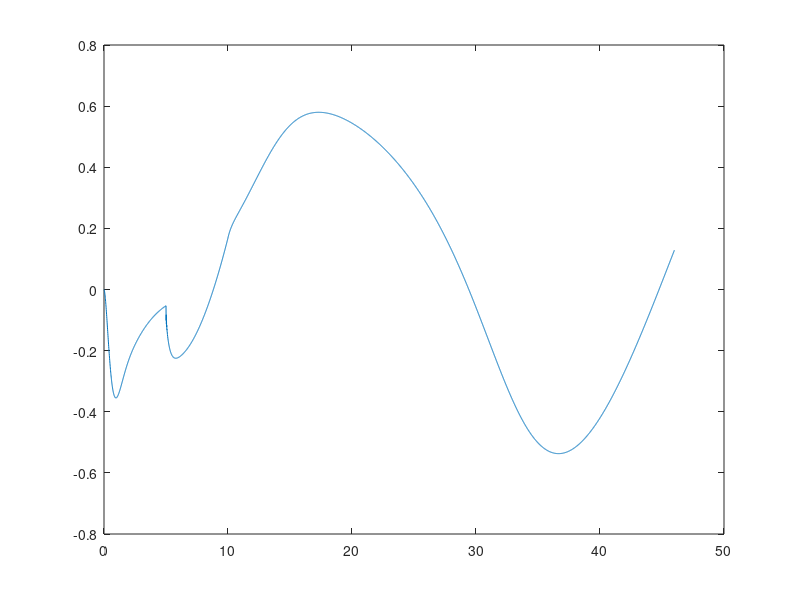
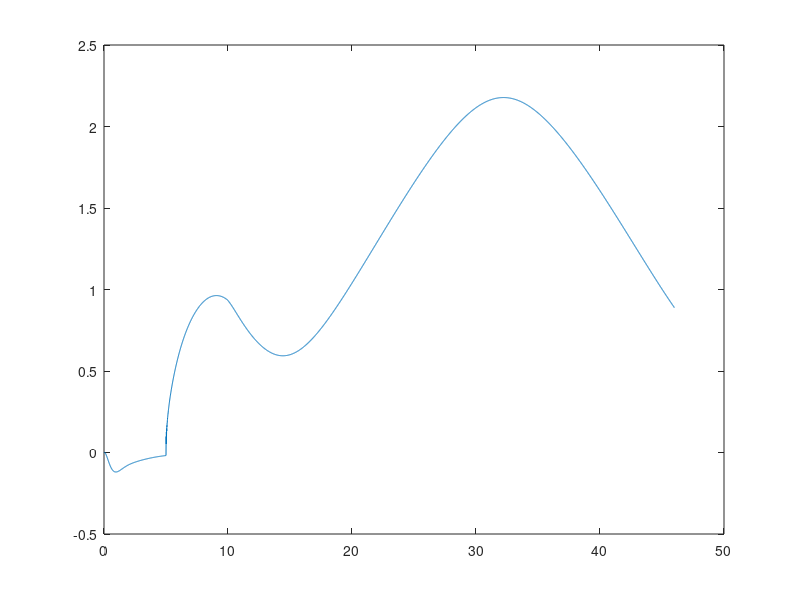
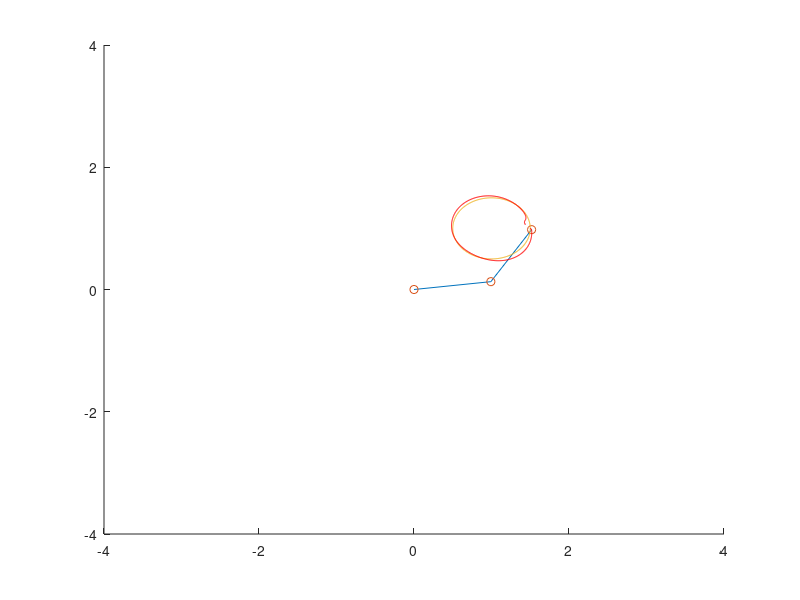

MATLAB code to generate these figures, in order:
clc
clear all
close all

tf0=0;
tfi=46;
dt=.01;

t=tf0:dt:tfi;

b=1;
m1=1;
m2=1;
l1=1;
l2=1;
g=9.81;

T(:,1)=[0;0];
Tp(:,1)=[0;0];
%%%%
r=.5;
cx=1;
cy=1;
ang=0:.1:360;
px0=2;
py0=0;
vx=px0*ones(1,4600);
vy=py0*ones(1,4600);

ry=py0:(cy-py0)/500:cy;
rx=r+cx:(px0-cx-r)/500:px0;

for i=1:500
   vx(i+500)=rx(501-i);
   vy(i+500)=ry(i);
end

for i=1:length(ang)-1
   vx(i+1000)=cx+r*cosd(ang(i));
   vy(i+1000)=cy+r*sind(ang(i));
end

for i=1:4600
th2(i)=acos((vx(i)^2+vy(i)^2-l1^2-l2^2)/(2*l1*l2));
th1(i)=atan2(vy(i),vx(i))-asin((l2*sin(th2(i)))/(sqrt(vx(i)^2+vy(i)^2)));  

end
%%%%
px=2;
py=0;

theta2=acos((px^2+py^2-l1^2-l2^2)/(2*l1*l2));
theta1=atan2(py,px)-asin((l2*sin(theta2))/(sqrt(px^2+py^2)));

%SP=[theta1;theta2];
SP=[th1;th2];
Kp=[70,0;0,70];
Kd=[30,0;0,30];
Ki=[30,0;0,30];
%Tao(:,1)=[0,0];
Tao=[0;0];
for i=1:length(t)-1

M11=(m1*l1^2)+(m2*l1^2)+(m2*l2^2)+(2*m2*l1*l2*cos(T(2,i)));
M12=(m2*l2^2)+(m2*l1*l2*cos(T(2,i)));
M21=M12;
M22=(m2*l2^2);

M=[M11,M12;M21,M22];

C11=(-2*m2*l1*l2*Tp(2,i)*sin(T(2,i)));
C12=(-m2*l1*l2*sin(T(2,i)*cos(T(2,i))));
C21=(-m2*l1*l2*Tp(2,i)*sin(T(2,i)))+(m2*l1*l2*Tp(1,i)*sin(T(2,i)));
C22=(m2*l1*l2*Tp(1,i)*sin(T(2,i)));

C=[C11,C12;C21,C22];

g1=(g*l1*cos(T(1,i))*(m1+m2))+(m2*g*l2*cos(T(1,i)+T(2,i)));
g2=(m2*g*l2*cos(T(1,i)+T(2,i)));

G=[g1;g2];

E(:,i+1)=SP(:,i)-T(:,i);
%E(:,i+1)=SP-T(:,i);

Ed(:,i)=(E(:,i+1)-E(:,i))/dt;
Ei(:,i)=sum(E*dt,2);
Tao=Kp*E(:,i+1)+Kd*Ed(:,i)+Ki*Ei(:,i);
Tpp(:,i)=inv(M)*(Tao-C*Tp(:,i)-G-(b*Tp(:,i)));
%Tpp(:,i)=inv(M)*(Tao-C*Tp(:,i)-G);
Tp(:,i+1)=sum(Tpp*dt,2);
T(:,i+1)=sum(Tp*dt,2);
end

plot(t,T(1,:))
figure,plot(t,T(2,:))

a=cx+r*sind(0:360);
b=cy+r*cosd(0:360);
ncx=(r+cx)*ones(1,4600);
ncy=1*ones(1,4600);
cont=1;
figure,
hold on
for i=1:10:length(t)
    cla
    x0=0;
    y0=0;
    x1=l1*cos(T(1,i));
    y1=l1*sin(T(1,i));
    
    x2=x1+l2*cos(T(1,i)+T(2,i));
    y2=y1+l2*sin(T(1,i)+T(2,i));
    
    plot([x0 x1 x2],[y0 y1 y2])
    plot([x0 x1 x2],[y0 y1 y2],'o')
    
    
    plot(a,b)
    if i>1000
        ncx(cont)=x2;
        ncy(cont)=y2;
        cont=cont+1;
    end
    plot(ncx,ncy,'r')
    axis([-4 4 -4 4])
    pause(dt)
end

hold off




